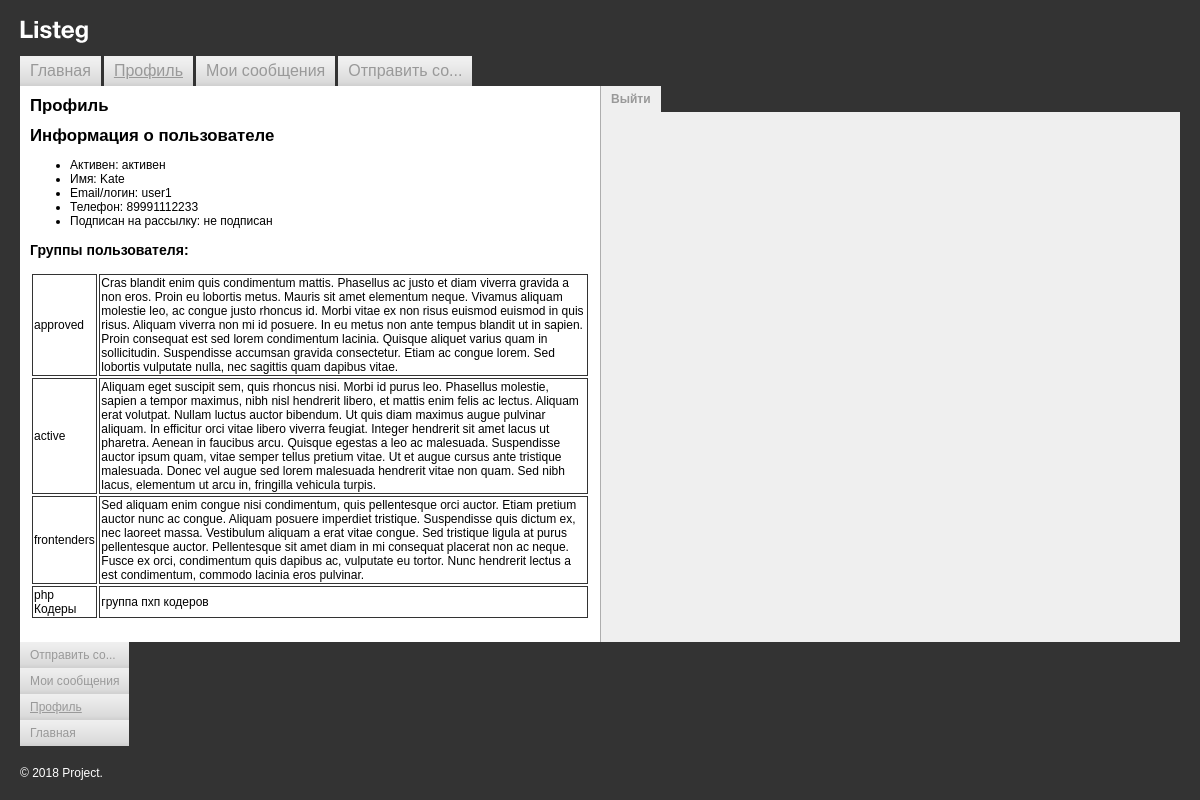
Page /route/profile/ (signed in) on the committed database.
### tables this page shows
CREATE TABLE IF NOT EXISTS `users` (
  `id` int(6) NOT NULL AUTO_INCREMENT,
  `active` tinyint(1) NOT NULL DEFAULT '0',
  `name` varchar(20) NOT NULL,
  `email` varchar(50) NOT NULL,
  `phone` varchar(25) DEFAULT 'null',
  `password` varchar(100) NOT NULL,
  `email_newsletter` tinyint(1) NOT NULL DEFAULT '0',
  PRIMARY KEY (`id`),
  UNIQUE KEY `email_UNIQUE` (`email`),
  UNIQUE KEY `id_UNIQUE` (`id`)
);

CREATE TABLE IF NOT EXISTS `groups` (
  `id` int(6) NOT NULL AUTO_INCREMENT,
  `caption` varchar(45) NOT NULL,
  `description` varchar(2000) DEFAULT NULL,
  PRIMARY KEY (`id`),
  UNIQUE KEY `id_UNIQUE` (`id`),
  UNIQUE KEY `caption_UNIQUE` (`caption`)
);

### include/main_functions.php (called while the page is built, shortened)
<?php
function showMenu($mainMenu, $sort = 'asc', $divClass = 'clear', $ulClass = 'main-menu')
{
    $menuForAuthenticated = checkPermissionsMainMenu($mainMenu);
    $menuSorted = sortMenu($menuForAuthenticated, $sort);
    include $_SERVER['DOCUMENT_ROOT'] . '/templates/menu.php';
}
function showCaption($mainMenu)
{
    foreach ($mainMenu as $menuItem) {
        if (isCurrentUrl($menuItem['path'])) {
            $currPageCaption = $menuItem['title'];
            break;
        }
    }
    return $currPageCaption;
}
function showBody($mainMenu)
{
    foreach ($mainMenu as $menuItem) {
        if (isCurrentUrl($menuItem['path'])) {
            $currPageBody = $menuItem['body'];
            break;
        }
    }
    include $_SERVER['DOCUMENT_ROOT'] . $currPageBody;
    return $currPageBody;
}
function isCurrentUrl($url)
{
    return $url == parse_url($_SERVER['REQUEST_URI'], PHP_URL_PATH);
}
function trimStr($str, $length = 15)
{
    if (mb_strlen($str, 'UTF-8') >= $length) {
        $str = mb_substr($str, 0, $length - 3) . '...';
    }
    return $str;
}
function sortMenu($arr, $sort)
{
    usort($arr, function ($a, $b) use ($sort)
        {
            $arr = $sort == 'desc' ? $b['sort'] - $a['sort'] : $a['sort'] - $b['sort'];
            return $arr;
        });
    return $arr;
}
function checkPermissionsMainMenu($mainMenu)
{
    $menuWithPermissions = $mainMenu;
    foreach ($mainMenu as $key=>$menuItem) {
        if (checkApproved()) {
            if ($menuItem['title'] === 'Профиль' || $menuItem['title'] === 'Отправить сообщение' || $menuItem['title'] === 'Мои сообщения') {
                $menuWithPermissions[$key]['visible'] = 1;
            }
        }
    }
    foreach ($menuWithPermissions as $menuItem) {
        if ($menuItem['visible']) {
            $menuVisible[] = $menuItem;
        }
    }
    return $menuVisible;
}
function checkApproved()
{
    if (isset($_SESSION['isApproved']) && $_SESSION['isApproved'] === true) {
        return true;
    }
}
function checkGroupsPermissions()
{
    $stmt = connect()->prepare(
        'SELECT g.caption, g.description FROM group_user AS gu
            LEFT JOIN users AS u ON gu.user_id = u.id
            LEFT JOIN `groups` AS g ON g.id = gu.group_id
        WHERE email = ?'
    );
    $stmt->execute(array($_SESSION['login']));
    $groups = $stmt->fetchAll(PDO::FETCH_ASSOC);
    return $groups;
}

### include/db_connection.php (called while the page is built)
<?php
function connect()
{
    static $dbh = null;
    if ($dbh === null) {
        $dbh = new PDO('mysql:host=localhost;dbname=tmdb', 'tm_admin', '111');
    }
    return $dbh;
}

### include/profile_logic.php (called while the page is built, shortened)
<?php
    $stmt = connect()->prepare('SELECT active, name, email, phone, email_newsletter FROM users WHERE email = ?');
    $stmt->execute(array($_SESSION['login']));
    $row = $stmt->fetch(PDO::FETCH_ASSOC);
    $active = $row['active'] ? 'активен' : 'неактивен';
    $phone = $row['phone'] ?? 'не указан';
    $emailNewsletter = $row['email_newsletter'] ? 'подписан' : 'не подписан';
    $lists = checkGroupsPermissions();

### templates/profile.php (the view)
<?php
    include $_SERVER['DOCUMENT_ROOT'] . '/include/profile_logic.php';
?>
    <h1>Информация о пользователе</h1>
    <p>
        <ul>
            <li>Активен:
                <?= $active ?>
            </li>
            <li>Имя:
                <?= $row['name'] ?>
            </li>
            <li>Email/логин:
                <?= $row['email'] ?>
            </li>
            <li>Телефон:
                <?= $phone ?>
            </li>
            <li>Подписан на рассылку:
                <?= $emailNewsletter ?>
            </li>
        </ul>
    </p>
    <p>
        <h3>Группы пользователя:</h3>
            <table class='lists'>
                <?php foreach ($lists as $key=>$value) : ?>
                    <tr>
                        <td>
                            <?= $value['caption'] ?>
                        </td>
                        <td>
                            <?= $value['description'] ?>
                        </td>
                    </tr>
                <?php endforeach; ?>
            </table>
    </p>
</td>

### templates/header.php (shortened to what this page needs)
<?php
include $_SERVER['DOCUMENT_ROOT'] . '/include/main_menu.php';
include $_SERVER['DOCUMENT_ROOT'] . '/include/main_functions.php';
include $_SERVER['DOCUMENT_ROOT'] . '/include/db_connection.php';
?>
<!DOCTYPE html>
<html>
<head>
    <link href="/styles.css" rel="stylesheet">
</head>
<body>
    <div class="header">
    	<div class="logo"><img src="/i/logo.png" width="68" height="23" alt="Project">
        </div>
        <div class="clearfix"></div>
    </div>
    <?php showMenu($mainMenu) ?>
    <table width="100%" border="0" cellspacing="0" cellpadding="0">
        <tr>
            <td class="left-collum-index">
                <h1>
                    <?= showCaption($mainMenu); ?>
                </h1>

### templates/menu.php
<div class="<?= $divClass ?>">
        <ul class="<?= $ulClass ?>">
<?php
foreach ($menuSorted as $menuItem) {
        $isUnderlined = isCurrentUrl($menuItem['path']) ? 'class="active"' : '';
        $cutMenuName = trimStr($menuItem['title']);
?>
        <li><a href="<?= $menuItem['path'] ?>"<?= $isUnderlined ?>><?= $cutMenuName ?></a></li>
<?php
        }
?>
        </ul>
</div>

### route/index.php (shortened to what this page needs)
<?php
    include $_SERVER['DOCUMENT_ROOT'] . '/templates/header.php';
?>
    <?php showBody($mainMenu); ?>
    <td class="right-collum-index">
        <?php include $_SERVER['DOCUMENT_ROOT'] . '/templates/authentication.php'; ?>
    </td>
<?php
    include $_SERVER['DOCUMENT_ROOT'] . '/templates/footer.php';

### templates/authentication.php (shortened to what this page needs)
<div class="project-folders-menu">
    <ul class="project-folders-v">
        <?php if (isset($_SESSION['isAuthenticated']) && $_SESSION['isAuthenticated']) : ?>
            <li class="project-folders-v-active"><a href="/?logout=true">Выйти</a></li>
        <?php else : ?>
            <li class="project-folders-v-active"><a href="/?login=yes">Авторизация</a></li>
            <li><a href="#">Регистрация</a></li>
            <li><a href="#">Забыли пароль?</a></li>
        <?php endif; ?>
    </ul>
    <div class="clearfix"></div>
</div>
<div class="index-auth">
</div>

### templates/footer.php (shortened to what this page needs)
        </tr>
    </table>
    <div class="footer">&copy;&nbsp;<nobr>2018</nobr> Project.</div>
</body>
</html>

### styles.css (style rules this page uses)
body { background: #333333; padding: 20px; margin: 0; color: #000000; font-family: Arial, Helvetica, sans-serif; font-size: 12px; }
div { border: none; font-size: 1em; }
tr td { font-size: 1em; border: none; }
img { border: none; }
a { text-decoration: underline; color: #333; }
.header { padding: 0; margin: 0 0 10px 0; border: none; }
.logo { float: left; margin: 0 10px 0 0; padding: 0; border: none; }
.logo img { border: none; }
.main-menu { margin: 0; padding: 0; clear: both; }
.main-menu li { list-style: none; float: left; background: url(i/top-menu-bg.gif) bottom repeat-x #efefef; margin: 0 3px 0 0; padding: 0; font-size:16px!important; }
.main-menu.bottom { float: left; }
.main-menu.bottom li { float: none; display: block; font-size:12px!important; }
.main-menu li a { padding: 6px 10px; text-decoration: none; display: block; color: #999999; }
.clearfix::after { content: ""; display: table; clear: both; }
.left-collum-index { background: #ffffff; margin: 0; padding: 10px; width: 50%; vertical-align: top; }
.left-collum-index h1 { font-size: 1.4em; color: #000000; margin: 0 0 10px 0; }
.right-collum-index { background: #efefef; margin: 0; padding: 0; width: 50%; border-left: solid 1px #aeaeae; vertical-align: top; }
.footer { color: #ffffff; margin: 20px 0 0 0; padding: 0; }
.project-folders-menu { background: #333333; margin: 0 0 10px 0; padding: 0 10px 0 0; }
.project-folders-v { margin: 0; padding: 0; }
.project-folders-v li { list-style: none; float: left; background: #333333; margin: 0 3px 0 0; padding: 0; }
.project-folders-v li a { padding: 6px 10px; text-decoration: none; display: block; color: #999999; }
.project-folders-v-active span, .project-folders-v-active a { padding: 6px 10px; text-decoration: none; display: block; color: #333333; background: #efefef; font-weight: bold; }
.index-auth { margin: 0; padding: 10px; }
.active { text-decoration: underline!important; }
.lists tr td { border: 1px solid #333 !important; }

### rows in the picture
users: active "активен", name "Kate", email "user1", phone "89991112233", email_newsletter "не подписан"
groups: caption "approved", description "Cras blandit enim quis condimentum mattis. Phasellus ac justo et diam viverra gravida a non eros. Proin eu lobortis metus. Mauris sit amet elementum neque. Vivamus aliquam molestie leo, ac congue justo rhoncus id. Morbi vitae ex non risus euismod euismod in quis risus. Aliquam viverra non mi id posuere. In eu metus non ante tempus blandit ut in sapien. Proin consequat est sed lorem condimentum lacinia. Quisque aliquet varius quam in sollicitudin. Suspendisse accumsan gravida consectetur. Etiam ac congue lorem. Sed lobortis vulputate nulla, nec sagittis quam dapibus vitae."
groups: caption "active", description "Aliquam eget suscipit sem, quis rhoncus nisi. Morbi id purus leo. Phasellus molestie, sapien a tempor maximus, nibh nisl hendrerit libero, et mattis enim felis ac lectus. Aliquam erat volutpat. Nullam luctus auctor bibendum. Ut quis diam maximus augue pulvinar aliquam. In efficitur orci vitae libero viverra feugiat. Integer hendrerit sit amet lacus ut pharetra. Aenean in faucibus arcu. Quisque egestas a leo ac malesuada. Suspendisse auctor ipsum quam, vitae semper tellus pretium vitae. Ut et augue cursus ante tristique malesuada. Donec vel augue sed lorem malesuada hendrerit vitae non quam. Sed nibh lacus, elementum ut arcu in, fringilla vehicula turpis."
groups: caption "frontenders", description "Sed aliquam enim congue nisi condimentum, quis pellentesque orci auctor. Etiam pretium auctor nunc ac congue. Aliquam posuere imperdiet tristique. Suspendisse quis dictum ex, nec laoreet massa. Vestibulum aliquam a erat vitae congue. Sed tristique ligula at purus pellentesque auctor. Pellentesque sit amet diam in mi consequat placerat non ac neque. Fusce ex orci, condimentum quis dapibus ac, vulputate eu tortor. Nunc hendrerit lectus a est condimentum, commodo lacinia eros pulvinar."
groups: caption "php Кодеры", description "группа пхп кодеров"

### other values in the picture
$cutMenuName "Главная"
$cutMenuName "Профиль"
$cutMenuName "Мои сообщения"
$cutMenuName "Отправить со..."
showCaption($mainMenu) "Профиль"
